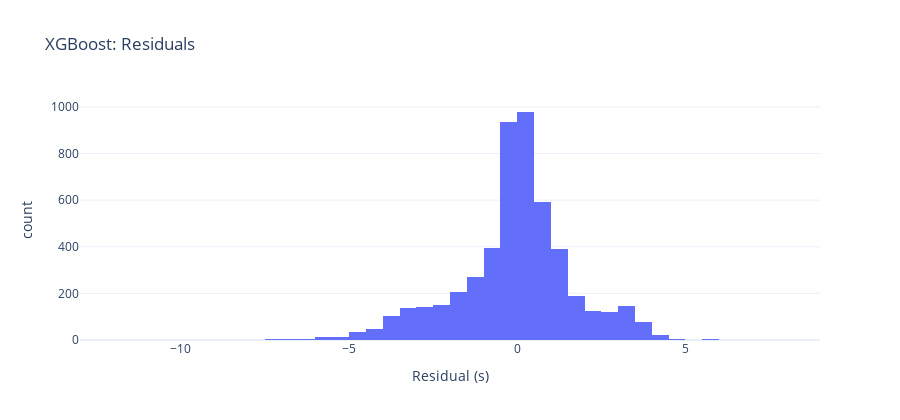

Notebook cell for this chart:
### Code cell
plot_error_distribution(y_test, test_pred, title="XGBoost: Residuals")

### Figure 1 — Plotly figure (JSON) as saved in the notebook; plotly's stock layout.template omitted (floating-point values rounded to 4 significant figures; data arrays with more than 128 entries replaced by an {"elided": "..."} marker saying what was removed)
{"data": [{"bingroup": "x", "hovertemplate": "variable=0<br>Residual (s)=%{x}<br>count=%{y}<extra></extra>", "legendgroup": "0", "marker": {"color": "#636efa", "pattern": {"shape": ""}}, "name": "0", "nbinsx": 50, "orientation": "v", "showlegend": true, "type": "histogram", "x": {"elided": "5123 float values"}, "xaxis": "x", "yaxis": "y"}], "layout": {"barmode": "relative", "height": 420, "legend": {"title": {"text": "variable"}, "tracegroupgap": 0}, "showlegend": false, "title": {"text": "XGBoost: Residuals"}, "xaxis": {"anchor": "y", "domain": [0, 1], "title": {"text": "Residual (s)"}}, "yaxis": {"anchor": "x", "domain": [0, 1], "title": {"text": "count"}}}}
